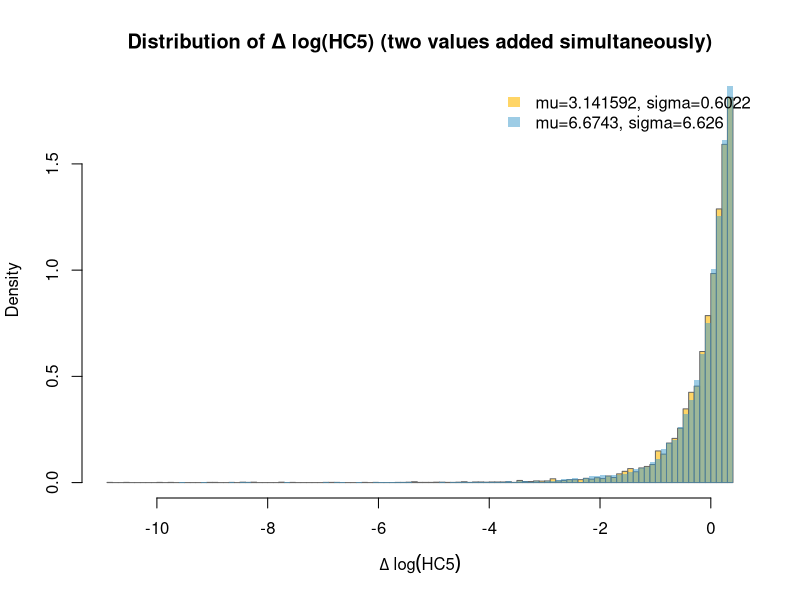

Write R code to recreate this figure.
# 5th percentile of Standard Normal Distribution
K005 <- qnorm(0.05) 
# sample size
SS <- 5

# function definition
one_trial_delta <- function(mu, sigma, SS = 5, K005 = qnorm(0.05)) {
  # generate an original dataset
  preData <- rnorm(SS, mean = mu, sd = sigma)
  preM   <- mean(preData)
  preSD  <- sd(preData)
  preHC5 <- preM + preSD * K005
  # add two more
  addData  <- rnorm(2, mean = mu, sd = sigma)
  # if we wish to consider more than 2 values (n in general), replace this function to rnorm(n, mean = mu, sd = sigma)
  postData <- c(preData, addData)
  postM    <- mean(postData)
  postSD   <- sd(postData)
  postHC5  <- postM + postSD * K005
  # amount of change 
  deltaLogHC5 <- (postHC5 - preHC5) / preSD
  return(deltaLogHC5)
}

# set population parameters
mu    <- 3.141592      # pi
sigma <- 0.602214076   # Avogadro constant

# try a run
delta_example <- one_trial_delta(mu, sigma, SS, K005)
delta_example

# try many runs
n_iter <- 10000
HC5Change1 <- replicate(n_iter, one_trial_delta(mu, sigma, SS, K005))

# show result
hist(HC5Change1,
     breaks = 100, probability = TRUE,
     col = rgb(1.0, 0.725, 0.0, 0.6), border = "gray40",
     main = "Distribution of Δ log(HC5) (two values added simultaneously)",
     xlab = expression(Delta ~ log(HC5)))

# different parameters
mu2    <- 6.6743     # gravity constant
sigma2 <- 6.626      # Planck constant

# try with these different parameters
HC5Change2 <- replicate(n_iter, one_trial_delta(mu2, sigma2, SS, K005))

# show the second results
hist(HC5Change2,
     breaks = 100, probability = TRUE, add = TRUE,
     col = rgb(0.24, 0.60, 0.80, 0.5), border = NA)


legend("topright",
       legend = c("mu=3.141592, sigma=0.6022", "mu=6.6743, sigma=6.626"),
       fill   = c(rgb(1.0,0.725,0.0,0.6), rgb(0.24,0.60,0.80,0.5)),
       border = NA, bty = "n")

# these two are almot identical

# Once the distribution of dLogHC5/sn is obtained, the remaining task is simply to compute the probability that the change of interest occurs. To do so, one only needs to count the number of values of dLogHC5 that satisfy the specified condition.
# EXAMPLE
# now we have a data set of which standard deviation is sn = 2, and we want to know a probability that post-HC5 > 1.5*pre-HC5
# we have a distribution of deltaLogHC5/sn = HC5Change2 -> deltaLogHC5 = sn*HC5Change2 > log10(1.5) -> HC5Change2 > log10(1.5)/sn -> 

th <- log10(1.5)/2
n <- length(HC5Change2)
cnt <- sum(HC5Change2 > th)
p <- cnt / n
p
